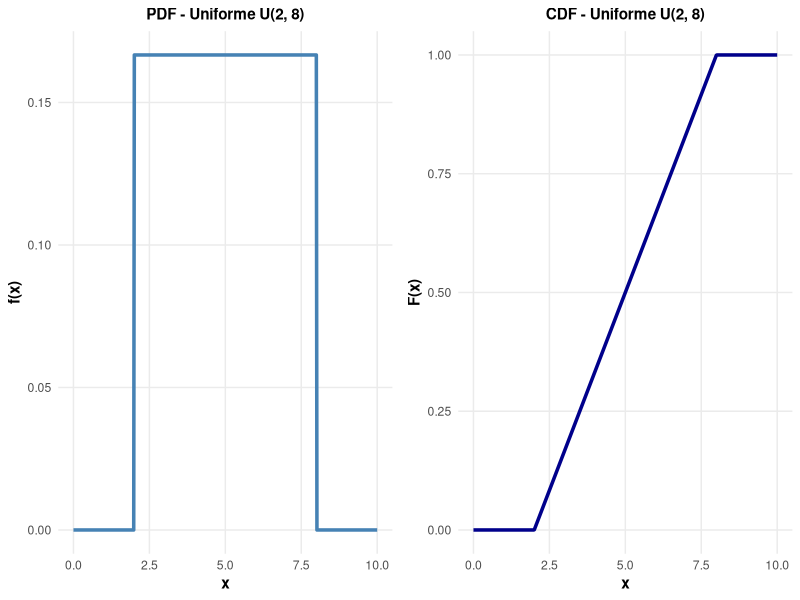
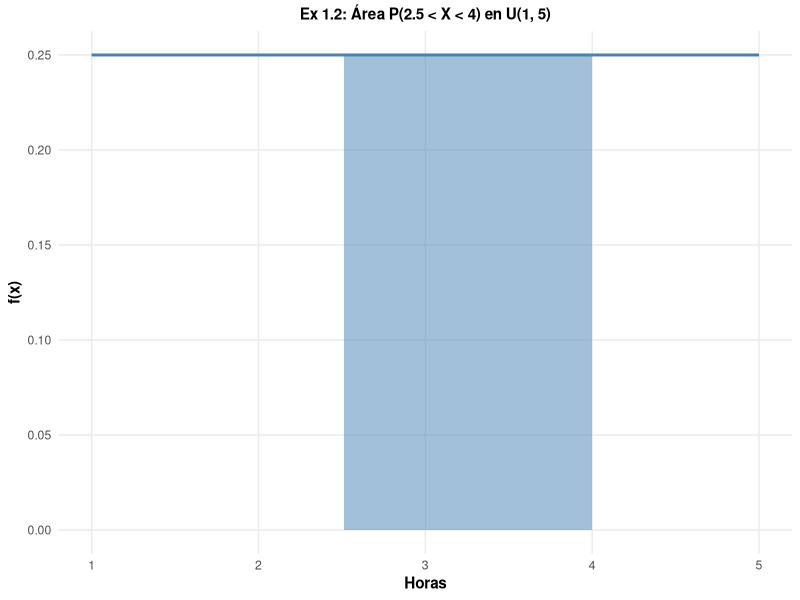
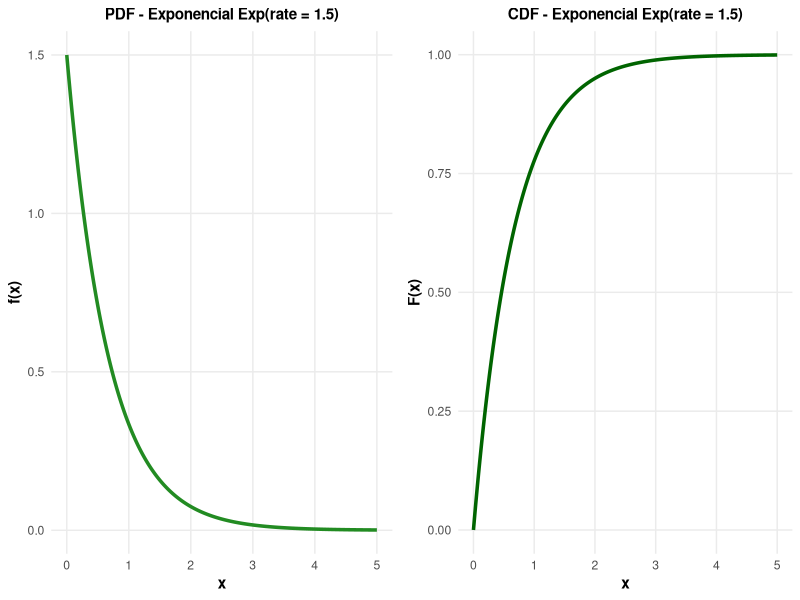
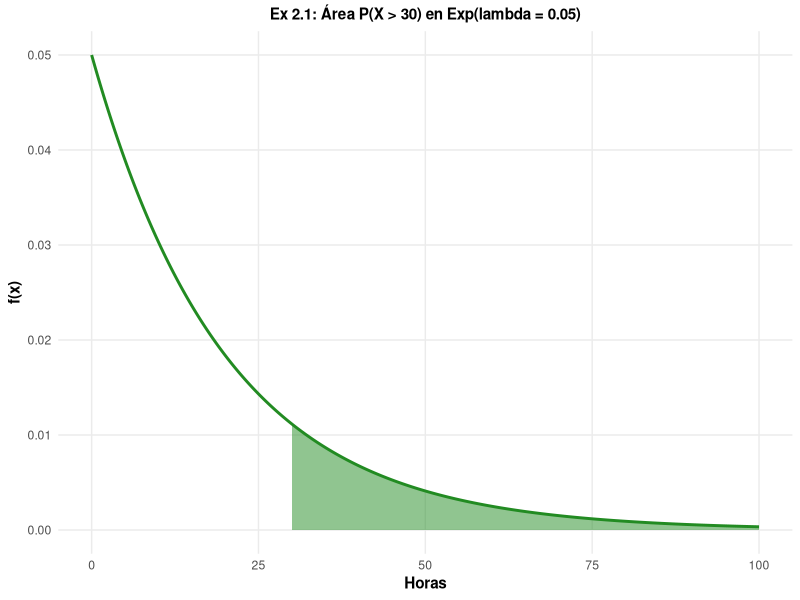

The R script that drew these images, in order: (Note: this script raises an error after producing the figures.)
## ---- chunk 1
# ==============================================================================
# TAREA 6: ESTADÍSTICA APLICADA - DISTRIBUCIONES CONTINUAS DE PROBABILIDAD
# ==============================================================================
# En este script resuelvo la Tarea 6 analizando las 8 distribuciones continuas 
# principales. Para cada distribución defino sus parámetros teóricos, grafico su 
# densidad (PDF) y acumulada (CDF), y resuelvo 3 ejercicios prácticos comparando 
# la probabilidad teórica exacta contra simulación Monte Carlo en R.
# ==============================================================================

library(ggplot2)
library(dplyr)
library(tidyr)
library(gridExtra)

# Fijo la semilla para garantizar la reproducibilidad de mis simulaciones
set.seed(42)

# Configuro el tema visual de ggplot2 para todas mis gráficas
theme_set(theme_minimal() + 
            theme(plot.title = element_text(face = "bold", size = 11, hjust = 0.5),
                  axis.title = element_text(face = "bold"),
                  panel.grid.minor = element_blank()))


# ==============================================================================
# 1. DISTRIBUCIÓN UNIFORME CONTINUA
# ==============================================================================
# Definición: X ~ U(a, b). Todos los intervalos de la misma longitud tienen igual probabilidad.
# PDF: f(x) = 1 / (b - a)  para a <= x <= b
# CDF: F(x) = (x - a) / (b - a)
# Parámetros estadísticos: E[X] = (a + b) / 2 | Var(X) = (b - a)^2 / 12
# Funciones en R: dunif(x, min, max), punif(q, min, max), qunif(p, min, max), runif(n, min, max)

x_unif <- seq(0, 10, length.out = 500)
df_unif <- data.frame(x = x_unif, PDF = dunif(x_unif, 2, 8), CDF = punif(x_unif, 2, 8))

p1_pdf <- ggplot(df_unif, aes(x = x, y = PDF)) +
  geom_line(color = "steelblue", size = 1.2) +
  labs(title = "PDF - Uniforme U(2, 8)", x = "x", y = "f(x)")

p1_cdf <- ggplot(df_unif, aes(x = x, y = CDF)) +
  geom_line(color = "darkblue", size = 1.2) +
  labs(title = "CDF - Uniforme U(2, 8)", x = "x", y = "F(x)")

grid.arrange(p1_pdf, p1_cdf, ncol = 2)

# --- Ejercicio 1.1: Control de Procesos (Tiempo de secado en minutos) ---
# Tiempo de secado uniformemente distribuido entre 15 y 25 min. ¿P(X < 18 min)?
a11 <- 15; b11 <- 25
p_teo_11 <- punif(18, min = a11, max = b11)
sim_11 <- runif(10000, min = a11, max = b11)
p_sim_11 <- mean(sim_11 < 18)
cat("Ex 1.1 - P(X < 18): Teórico =", p_teo_11, "| Muestral =", p_sim_11, "\n")

# --- Ejercicio 1.2: Logística (Tiempo de espera de camión en horas) ---
# Espera distribuida en U(1, 5). ¿P(2.5 < X < 4)?
a12 <- 1; b12 <- 5
p_teo_12 <- punif(4, a12, b12) - punif(2.5, a12, b12)
sim_12 <- runif(10000, a12, b12)
p_sim_12 <- mean(sim_12 > 2.5 & sim_12 < 4)
cat("Ex 1.2 - P(2.5 < X < 4): Teórico =", p_teo_12, "| Muestral =", p_sim_12, "\n")

# --- Ejercicio 1.3: Manufactura (Diámetro de corte de pieza en mm) ---
# Tolerancia en U(49.8, 50.2). ¿Percentil 90 del diámetro?
a13 <- 49.8; b13 <- 50.2
q_teo_13 <- qunif(0.90, min = a13, max = b13)
sim_13 <- runif(10000, min = a13, max = b13)
q_sim_13 <- quantile(sim_13, 0.90)
cat("Ex 1.3 - Percentil 90: Teórico =", q_teo_13, "| Muestral =", q_sim_13, "\n")

# Gráfica con área sombreada para el Ejercicio 1.2
df_graph_1 <- data.frame(x = seq(1, 5, length.out = 300)) %>%
  mutate(y = dunif(x, 1, 5))
ggplot(df_graph_1, aes(x = x, y = y)) +
  geom_line(color = "steelblue", size = 1) +
  geom_ribbon(data = filter(df_graph_1, x >= 2.5 & x <= 4), aes(ymax = y, ymin = 0), fill = "steelblue", alpha = 0.5) +
  labs(title = "Ex 1.2: Área P(2.5 < X < 4) en U(1, 5)", x = "Horas", y = "f(x)")


# ==============================================================================
# 2. DISTRIBUCIÓN EXPONENCIAL
# ==============================================================================
# Definición: X ~ Exp(lambda). Modela el tiempo entre eventos Poisson independientes.
# PDF: f(x) = lambda * exp(-lambda * x)  para x >= 0
# CDF: F(x) = 1 - exp(-lambda * x)
# Parámetros estadísticos: E[X] = 1 / lambda | Var(X) = 1 / lambda^2
# Funciones en R: dexp(x, rate), pexp(q, rate), qexp(p, rate), rexp(n, rate)

x_exp <- seq(0, 5, length.out = 500)
df_exp <- data.frame(x = x_exp, PDF = dexp(x_exp, rate = 1.5), CDF = pexp(x_exp, rate = 1.5))

p2_pdf <- ggplot(df_exp, aes(x = x, y = PDF)) +
  geom_line(color = "forestgreen", size = 1.2) +
  labs(title = "PDF - Exponencial Exp(rate = 1.5)", x = "x", y = "f(x)")

p2_cdf <- ggplot(df_exp, aes(x = x, y = CDF)) +
  geom_line(color = "darkgreen", size = 1.2) +
  labs(title = "CDF - Exponencial Exp(rate = 1.5)", x = "x", y = "F(x)")

grid.arrange(p2_pdf, p2_cdf, ncol = 2)

# --- Ejercicio 2.1: Mantenimiento (Tiempo hasta falla de componente) ---
# Tasa de falla lambda = 0.05 fallas/hora (media = 20 horas). ¿P(X > 30 horas)?
rate21 <- 0.05
p_teo_21 <- 1 - pexp(30, rate = rate21)
sim_21 <- rexp(10000, rate = rate21)
p_sim_21 <- mean(sim_21 > 30)
cat("Ex 2.1 - P(X > 30): Teórico =", p_teo_21, "| Muestral =", p_sim_21, "\n")

# --- Ejercicio 2.2: Redes (Tiempo de atención en cajero en minutos) ---
# Tasa lambda = 0.2 atendidos/min (media = 5 min). ¿P(X <= 3 min)?
rate22 <- 0.2
p_teo_22 <- pexp(3, rate = rate22)
sim_22 <- rexp(10000, rate = rate22)
p_sim_22 <- mean(sim_22 <= 3)
cat("Ex 2.2 - P(X <= 3): Teórico =", p_teo_22, "| Muestral =", p_sim_22, "\n")

# --- Ejercicio 2.3: Telecomunicaciones (Duración de llamadas en min) ---
# Tasa lambda = 0.333 (media = 3 min). ¿Tiempo máximo del 95% de las llamadas?
rate23 <- 1/3
q_teo_23 <- qexp(0.95, rate = rate23)
sim_23 <- rexp(10000, rate = rate23)
q_sim_23 <- quantile(sim_23, 0.95)
cat("Ex 2.3 - Percentil 95: Teórico =", q_teo_23, "| Muestral =", q_sim_23, "\n")

# Gráfica con área sombreada para el Ejercicio 2.1
df_graph_2 <- data.frame(x = seq(0, 100, length.out = 400)) %>%
  mutate(y = dexp(x, rate = rate21))
ggplot(df_graph_2, aes(x = x, y = y)) +
  geom_line(color = "forestgreen", size = 1) +
  geom_ribbon(data = filter(df_graph_2, x >= 30), aes(ymax = y, ymin = 0), fill = "forestgreen", alpha = 0.5) +
  labs(title = "Ex 2.1: Área P(X > 30) en Exp(lambda = 0.05)", x = "Horas", y = "f(x)")


# ==============================================================================
# 3. DISTRIBUCIÓN GAMMA
# ==============================================================================
# Definición: X ~ Gamma(alpha, beta). Modela el tiempo hasta que ocurren alpha eventos Poisson.
# Parámetros: alpha = forma (shape), beta = tasa (rate) = 1/escala (scale).
# Parámetros estadísticos: E[X] = alpha / rate | Var(X) = alpha / rate^2
# Funciones en R: dgamma(x, shape, rate), pgamma(q, shape, rate), qgamma(), rgamma()

x_gamma <- seq(0, 20, length.out = 500)
df_gamma <- data.frame(x = x_gamma, PDF = dgamma(x_gamma, shape = 3, rate = 0.5), CDF = pgamma(x_gamma, shape = 3, rate = 0.5))

p3_pdf <- ggplot(df_gamma, aes(x = x, y = PDF)) +
  geom_line(color = "purple", size = 1.2) +
  labs(title = "PDF - Gamma(shape = 3, rate = 0.5)", x = "x", y = "f(x)")

p3_cdf <- ggplot(df_gamma, aes(x = x, y = CDF)) +
  geom_line(color = "darkpurple", size = 1.2) +
  labs(title = "CDF - Gamma(shape = 3, rate = 0.5)", x = "x", y = "F(x)")

grid.arrange(p3_pdf, p3_cdf, ncol = 2)

# --- Ejercicio 3.1: Ingenieria de Sofware (Tiempo para corregir 4 errores) ---
# Errores ocurren a tasa = 0.5 por hora. shape = 4, rate = 0.5. ¿P(Tiempo > 10 horas)?
s31 <- 4; r31 <- 0.5
p_teo_31 <- 1 - pgamma(10, shape = s31, rate = r31)
sim_31 <- rgamma(10000, shape = s31, rate = r31)
p_sim_31 <- mean(sim_31 > 10)
cat("Ex 3.1 - P(X > 10): Teórico =", p_teo_31, "| Muestral =", p_sim_31, "\n")

# --- Ejercicio 3.2: Hidrología (Precipitación acumulada mensual en mm) ---
# Modelada con shape = 2, scale = 15 (rate = 1/15). ¿P(Precipitación entre 10 y 40 mm)?
s32 <- 2; r32 <- 1/15
p_teo_32 <- pgamma(40, shape = s32, rate = r32) - pgamma(10, shape = s32, rate = r32)
sim_32 <- rgamma(10000, shape = s32, rate = r32)
p_sim_32 <- mean(sim_32 > 10 & sim_32 < 40)
cat("Ex 3.2 - P(10 < X < 40): Teórico =", p_teo_32, "| Muestral =", p_sim_32, "\n")

# --- Ejercicio 3.3: Finanzas (Tiempo acumulado para 3 reclamaciones) ---
# shape = 3, rate = 0.2. ¿Mediana del tiempo de espera?
s33 <- 3; r33 <- 0.2
q_teo_33 <- qgamma(0.50, shape = s33, rate = r33)
sim_33 <- rgamma(10000, shape = s33, rate = r33)
q_sim_33 <- median(sim_33)
cat("Ex 3.3 - Mediana: Teórica =", q_teo_33, "| Muestral =", q_sim_33, "\n")

# Gráfica con área sombreada para el Ejercicio 3.1
df_graph_3 <- data.frame(x = seq(0, 25, length.out = 400)) %>%
  mutate(y = dgamma(x, shape = s31, rate = r31))
ggplot(df_graph_3, aes(x = x, y = y)) +
  geom_line(color = "purple", size = 1) +
  geom_ribbon(data = filter(df_graph_3, x >= 10), aes(ymax = y, ymin = 0), fill = "purple", alpha = 0.5) +
  labs(title = "Ex 3.1: Área P(X > 10) en Gamma(shape = 4, rate = 0.5)", x = "Horas", y = "f(x)")


# ==============================================================================
# 4. DISTRIBUCIÓN BETA
# ==============================================================================
# Definición: X ~ Beta(alpha, beta) definida en el intervalo continuo [0, 1].
# Utilizada para modelar proporciones, porcentajes y tasas de éxito.
# Parámetros estadísticos: E[X] = a / (a + b) | Var(X) = (a * b) / ((a + b)^2 * (a + b + 1))
# Funciones en R: dbeta(x, shape1, shape2), pbeta(), qbeta(), rbeta()

x_beta <- seq(0, 1, length.out = 500)
df_beta <- data.frame(x = x_beta, PDF = dbeta(x_beta, 2, 5), CDF = pbeta(x_beta, 2, 5))

p4_pdf <- ggplot(df_beta, aes(x = x, y = PDF)) +
  geom_line(color = "darkorange", size = 1.2) +
  labs(title = "PDF - Beta(shape1 = 2, shape2 = 5)", x = "x", y = "f(x)")

p4_cdf <- ggplot(df_beta, aes(x = x, y = CDF)) +
  geom_line(color = "brown", size = 1.2) +
  labs(title = "CDF - Beta(shape1 = 2, shape2 = 5)", x = "x", y = "F(x)")

grid.arrange(p4_pdf, p4_cdf, ncol = 2)

# --- Ejercicio 4.1: Control de Calidad (Proporción de impurezas en lote) ---
# X ~ Beta(2, 8). ¿P(Proporción de impurezas supere el 30%)?
a41 <- 2; b41 <- 8
p_teo_41 <- 1 - pbeta(0.30, shape1 = a41, shape2 = b41)
sim_41 <- rbeta(10000, shape1 = a41, shape2 = b41)
p_sim_41 <- mean(sim_41 > 0.30)
cat("Ex 4.1 - P(X > 0.30): Teórico =", p_teo_41, "| Muestral =", p_sim_41, "\n")

# --- Ejercicio 4.2: Proyectos (Porcentaje de avance en obra) ---
# Avance ~ Beta(5, 2). ¿P(Avance entre 60% y 90%)?
a42 <- 5; b42 <- 2
p_teo_42 <- pbeta(0.90, a42, b42) - pbeta(0.60, a42, b42)
sim_42 <- rbeta(10000, a42, b42)
p_sim_42 <- mean(sim_42 > 0.60 & sim_42 < 0.90)
cat("Ex 4.2 - P(0.60 < X < 0.90): Teórico =", p_teo_42, "| Muestral =", p_sim_42, "\n")

# --- Ejercicio 4.3: Mercadotecnia (Tasa de clics en anuncio web) ---
# CTR ~ Beta(3, 40). ¿Percentil 90 de la tasa de clics?
a43 <- 3; b43 <- 40
q_teo_43 <- qbeta(0.90, a43, b43)
sim_43 <- rbeta(10000, a43, b43)
q_sim_43 <- quantile(sim_43, 0.90)
cat("Ex 4.3 - Percentil 90 CTR: Teórico =", q_teo_43, "| Muestral =", q_sim_43, "\n")

# Gráfica con área sombreada para el Ejercicio 4.1
df_graph_4 <- data.frame(x = seq(0, 1, length.out = 300)) %>%
  mutate(y = dbeta(x, a41, b41))
ggplot(df_graph_4, aes(x = x, y = y)) +
  geom_line(color = "darkorange", size = 1) +
  geom_ribbon(data = filter(df_graph_4, x >= 0.30), aes(ymax = y, ymin = 0), fill = "darkorange", alpha = 0.5) +
  labs(title = "Ex 4.1: Área P(X > 0.30) en Beta(2, 8)", x = "Proporción", y = "f(x)")


# ==============================================================================
# 5. DISTRIBUCIÓN WEIBULL
# ==============================================================================
# Definición: X ~ Weibull(shape, scale). Utilizada en ingeniería de confiabilidad.
# PDF: f(x) = (k/lambda) * (x/lambda)^(k-1) * exp(-(x/lambda)^k)
# Modela tasas de falla crecientes (shape > 1), constantes (shape = 1) o decrecientes (shape < 1).
# Funciones en R: dweibull(x, shape, scale), pweibull(), qweibull(), rweibull()

x_weib <- seq(0, 5, length.out = 500)
df_weib <- data.frame(x = x_weib, PDF = dweibull(x_weib, shape = 2, scale = 2), CDF = pweibull(x_weib, shape = 2, scale = 2))

p5_pdf <- ggplot(df_weib, aes(x = x, y = PDF)) +
  geom_line(color = "firebrick", size = 1.2) +
  labs(title = "PDF - Weibull(shape = 2, scale = 2)", x = "x", y = "f(x)")

p5_cdf <- ggplot(df_weib, aes(x = x, y = CDF)) +
  geom_line(color = "darkred", size = 1.2) +
  labs(title = "CDF - Weibull(shape = 2, scale = 2)", x = "x", y = "F(x)")

grid.arrange(p5_pdf, p5_cdf, ncol = 2)

# --- Ejercicio 5.1: Confiabilidad (Vida útil de turbinas de avión en miles de horas) ---
# shape = 1.5, scale = 10. ¿P(Turbina dure más de 12 mil horas)?
sh51 <- 1.5; sc51 <- 10
p_teo_51 <- 1 - pweibull(12, shape = sh51, scale = sc51)
sim_51 <- rweibull(10000, shape = sh51, scale = sc51)
p_sim_51 <- mean(sim_51 > 12)
cat("Ex 5.1 - P(X > 12): Teórico =", p_teo_51, "| Muestral =", p_sim_51, "\n")

# --- Ejercicio 5.2: Energías Renovables (Velocidad del viento en m/s) ---
# shape = 2.2, scale = 8. ¿P(Velocidad entre 5 y 10 m/s)?
sh52 <- 2.2; sc52 <- 8
p_teo_52 <- pweibull(10, sh52, sc52) - pweibull(5, sh52, sc52)
sim_52 <- rweibull(10000, sh52, sc52)
p_sim_52 <- mean(sim_52 > 5 & sim_52 < 10)
cat("Ex 5.2 - P(5 < X < 10): Teórico =", p_teo_52, "| Muestral =", p_sim_52, "\n")

# --- Ejercicio 5.3: Garantía (Tiempo de falla de baterías en meses) ---
# shape = 3, scale = 36. ¿Tiempo de garantía para que solo falle el 5%?
sh53 <- 3; sc53 <- 36
q_teo_53 <- qweibull(0.05, shape = sh53, scale = sc53)
sim_53 <- rweibull(10000, shape = sh53, scale = sc53)
q_sim_53 <- quantile(sim_53, 0.05)
cat("Ex 5.3 - Garantía (Percentil 5): Teórico =", q_teo_53, "| Muestral =", q_sim_53, "\n")

# Gráfica con área sombreada para el Ejercicio 5.1
df_graph_5 <- data.frame(x = seq(0, 30, length.out = 400)) %>%
  mutate(y = dweibull(x, sh51, sc51))
ggplot(df_graph_5, aes(x = x, y = y)) +
  geom_line(color = "firebrick", size = 1) +
  geom_ribbon(data = filter(df_graph_5, x >= 12), aes(ymax = y, ymin = 0), fill = "firebrick", alpha = 0.5) +
  labs(title = "Ex 5.1: Área P(X > 12) en Weibull(1.5, 10)", x = "Miles de horas", y = "f(x)")


# ==============================================================================
# 6. DISTRIBUCIÓN JI-CUADRADA (Chi-Square)
# ==============================================================================
# Definición: X ~ ChiSq(df). Suma de df variables normales estándar al cuadrado.
# Parámetros: df = grados de libertad.
# Parámetros estadísticos: E[X] = df | Var(X) = 2 * df
# Funciones en R: dchisq(x, df), pchisq(q, df), qchisq(p, df), rchisq(n, df)

x_chisq <- seq(0, 20, length.out = 500)
df_chisq <- data.frame(x = x_chisq, PDF = dchisq(x_chisq, df = 5), CDF = pchisq(x_chisq, df = 5))

p6_pdf <- ggplot(df_chisq, aes(x = x, y = PDF)) +
  geom_line(color = "teal", size = 1.2) +
  labs(title = "PDF - Ji-cuadrada (df = 5)", x = "x", y = "f(x)")

p6_cdf <- ggplot(df_chisq, aes(x = x, y = CDF)) +
  geom_line(color = "darkteal", size = 1.2) +
  labs(title = "CDF - Ji-cuadrada (df = 5)", x = "x", y = "F(x)")

grid.arrange(p6_pdf, p6_cdf, ncol = 2)

# --- Ejercicio 6.1: Inferencia (Prueba de varianza muestral con n = 15) ---
# Estadístico de prueba sigue ChiSq(df = 14). ¿Valor crítico superior para alpha = 0.05?
df61 <- 14
q_teo_61 <- qchisq(0.95, df = df61)
sim_61 <- rchisq(10000, df = df61)
q_sim_61 <- quantile(sim_61, 0.95)
cat("Ex 6.1 - Valor crítico ChiSq (df=14, alpha=0.05): Teórico =", q_teo_61, "| Muestral =", q_sim_61, "\n")

# --- Ejercicio 6.2: Pruebas de Bondad de Ajuste ---
# Estadístico ChiSq en tabla de contingencia con df = 8. ¿P(ChiSq > 15.51)?
df62 <- 8
p_teo_62 <- 1 - pchisq(15.51, df = df62)
sim_62 <- rchisq(10000, df = df62)
p_sim_62 <- mean(sim_62 > 15.51)
cat("Ex 6.2 - P(ChiSq > 15.51): Teórico =", p_teo_62, "| Muestral =", p_sim_62, "\n")

# --- Ejercicio 6.3: Estimación de Intervalos de Confianza ---
# df = 20. ¿P(ChiSq esté entre 9.59 y 34.17)?
df63 <- 20
p_teo_63 <- pchisq(34.17, df = df63) - pchisq(9.59, df = df63)
sim_63 <- rchisq(10000, df = df63)
p_sim_63 <- mean(sim_63 > 9.59 & sim_63 < 34.17)
cat("Ex 6.3 - P(9.59 < ChiSq < 34.17): Teórico =", p_teo_63, "| Muestral =", p_sim_63, "\n")

# Gráfica con área sombreada para el Ejercicio 6.2
df_graph_6 <- data.frame(x = seq(0, 25, length.out = 400)) %>%
  mutate(y = dchisq(x, df = df62))
ggplot(df_graph_6, aes(x = x, y = y)) +
  geom_line(color = "teal", size = 1) +
  geom_ribbon(data = filter(df_graph_6, x >= 15.51), aes(ymax = y, ymin = 0), fill = "teal", alpha = 0.5) +
  labs(title = "Ex 6.2: Área P(ChiSq > 15.51) con df = 8", x = "ChiSq", y = "f(x)")


# ==============================================================================
# 7. DISTRIBUCIÓN t DE STUDENT
# ==============================================================================
# Definición: X ~ t(df). Modela el cociente Z / sqrt(V / df) donde Z~N(0,1) y V~ChiSq(df).
# Simétrica, con colas más pesadas que la Normal Estándar.
# Parámetros estadísticos: E[X] = 0 (para df > 1) | Var(X) = df / (df - 2) (para df > 2)
# Funciones en R: dt(x, df), pt(q, df), qt(p, df), rt(n, df)

x_t <- seq(-4, 4, length.out = 500)
df_t_dist <- data.frame(x = x_t, PDF = dt(x_t, df = 4), CDF = pt(x_t, df = 4))

p7_pdf <- ggplot(df_t_dist, aes(x = x, y = PDF)) +
  geom_line(color = "violet", size = 1.2) +
  labs(title = "PDF - t de Student (df = 4)", x = "t", y = "f(t)")

p7_cdf <- ggplot(df_t_dist, aes(x = x, y = CDF)) +
  geom_line(color = "darkblue", size = 1.2) +
  labs(title = "CDF - t de Student (df = 4)", x = "t", y = "F(t)")

grid.arrange(p7_pdf, p7_cdf, ncol = 2)

# --- Ejercicio 7.1: Prueba t para una Muestra (n = 25 -> df = 24) ---
# Prueba de hipótesis bilateral con alpha = 0.05. ¿Valor crítico t_alpha/2?
df71 <- 24
q_teo_71 <- qt(0.975, df = df71)
sim_71 <- rt(10000, df = df71)
q_sim_71 <- quantile(sim_71, 0.975)
cat("Ex 7.1 - Valor crítico t (df=24, 97.5%): Teórico =", q_teo_71, "| Muestral =", q_sim_71, "\n")

# --- Ejercicio 7.2: Econometría (Prueba de significancia de coeficientes) ---
# Estadístico t calculado t = 2.15 con df = 18. ¿P-valor unilateral P(t > 2.15)?
df72 <- 18
p_teo_72 <- 1 - pt(2.15, df = df72)
sim_72 <- rt(10000, df = df72)
p_sim_72 <- mean(sim_72 > 2.15)
cat("Ex 7.2 - P(t > 2.15): Teórico =", p_teo_72, "| Muestral =", p_sim_72, "\n")

# --- Ejercicio 7.3: Inferencia (Intervalo de Confianza del 99% con df = 10) ---
# ¿Valor crítico t para 99.5% acumulado?
df73 <- 10
q_teo_73 <- qt(0.995, df = df73)
sim_73 <- rt(10000, df = df73)
q_sim_73 <- quantile(sim_73, 0.995)
cat("Ex 7.3 - Valor crítico t (df=10, 99.5%): Teórico =", q_teo_73, "| Muestral =", q_sim_73, "\n")

# Gráfica con área sombreada para el Ejercicio 7.2
df_graph_7 <- data.frame(x = seq(-4, 4, length.out = 400)) %>%
  mutate(y = dt(x, df = df72))
ggplot(df_graph_7, aes(x = x, y = y)) +
  geom_line(color = "violet", size = 1) +
  geom_ribbon(data = filter(df_graph_7, x >= 2.15), aes(ymax = y, ymin = 0), fill = "violet", alpha = 0.5) +
  labs(title = "Ex 7.2: Área P(t > 2.15) con df = 18", x = "t", y = "f(t)")


# ==============================================================================
# 8. DISTRIBUCIÓN F DE SNEDECOR
# ==============================================================================
# Definición: X ~ F(df1, df2). Cociente de dos varianzas independientes ChiSq ajustadas por sus df.
# Utilizada en ANOVA y en pruebas de igualdad de varianzas.
# Parámetros: df1 (grados de libertad del numerador), df2 (grados de libertad del denominador).
# Funciones en R: df(x, df1, df2), pf(q, df1, df2), qf(p, df1, df2), rf(n, df1, df2)

x_f <- seq(0, 5, length.out = 500)
df_f_dist <- data.frame(x = x_f, PDF = df(x_f, df1 = 5, df2 = 20), CDF = pf(x_f, df1 = 5, df2 = 20))

p8_pdf <- ggplot(df_f_dist, aes(x = x, y = PDF)) +
  geom_line(color = "coral", size = 1.2) +
  labs(title = "PDF - F de Snedecor F(5, 20)", x = "F", y = "f(F)")

p8_cdf <- ggplot(df_f_dist, aes(x = x, y = CDF)) +
  geom_line(color = "red", size = 1.2) +
  labs(title = "CDF - F de Snedecor F(5, 20)", x = "F", y = "F(F)")

grid.arrange(p8_pdf, p8_cdf, ncol = 2)

# --- Ejercicio 8.1: ANOVA (Comparación de 4 tratamientos con n = 6 por grupo) ---
# df1 = 3 (tratamientos), df2 = 20 (error). ¿Valor crítico F para alpha = 0.05?
df1_81 <- 3; df2_81 <- 20
q_teo_81 <- qf(0.95, df1 = df1_81, df2 = df2_81)
sim_81 <- rf(10000, df1 = df1_81, df2 = df2_81)
q_sim_81 <- quantile(sim_81, 0.95)
cat("Ex 8.1 - Valor crítico F (3, 20, alpha=0.05): Teórico =", q_teo_81, "| Muestral =", q_sim_81, "\n")

# --- Ejercicio 8.2: Prueba F de Varianzas de dos Poblaciones ---
# Estadístico F observado F = 2.85 con df1 = 9 y df2 = 12. ¿P-valor P(F > 2.85)?
df1_82 <- 9; df2_82 <- 12
p_teo_82 <- 1 - pf(2.85, df1 = df1_82, df2 = df2_82)
sim_82 <- rf(10000, df1 = df1_82, df2 = df2_82)
p_sim_82 <- mean(sim_82 > 2.85)
cat("Ex 8.2 - P(F > 2.85): Teórico =", p_teo_82, "| Muestral =", p_sim_82, "\n")

# --- Ejercicio 8.3: Econometría (Prueba de regresión global) ---
# df1 = 5, df2 = 40. ¿Probabilidad de obtener un F menor a 1.5?
df1_83 <- 5; df2_83 <- 40
p_teo_83 <- pf(1.5, df1 = df1_83, df2 = df2_83)
sim_83 <- rf(10000, df1 = df1_83, df2 = df2_83)
p_sim_83 <- mean(sim_83 < 1.5)
cat("Ex 8.3 - P(F < 1.5): Teórico =", p_teo_83, "| Muestral =", p_sim_83, "\n")

# Gráfica con área sombreada para el Ejercicio 8.1
df_graph_8 <- data.frame(x = seq(0, 6, length.out = 400)) %>%
  mutate(y = df(x, df1 = df1_81, df2 = df2_81))
ggplot(df_graph_8, aes(x = x, y = y)) +
  geom_line(color = "coral", size = 1) +
  geom_ribbon(data = filter(df_graph_8, x >= q_teo_81), aes(ymax = y, ymin = 0), fill = "coral", alpha = 0.5) +
  labs(title = "Ex 8.1: Región de rechazo (F > 3.098) en F(3, 20)", x = "F", y = "f(F)")
